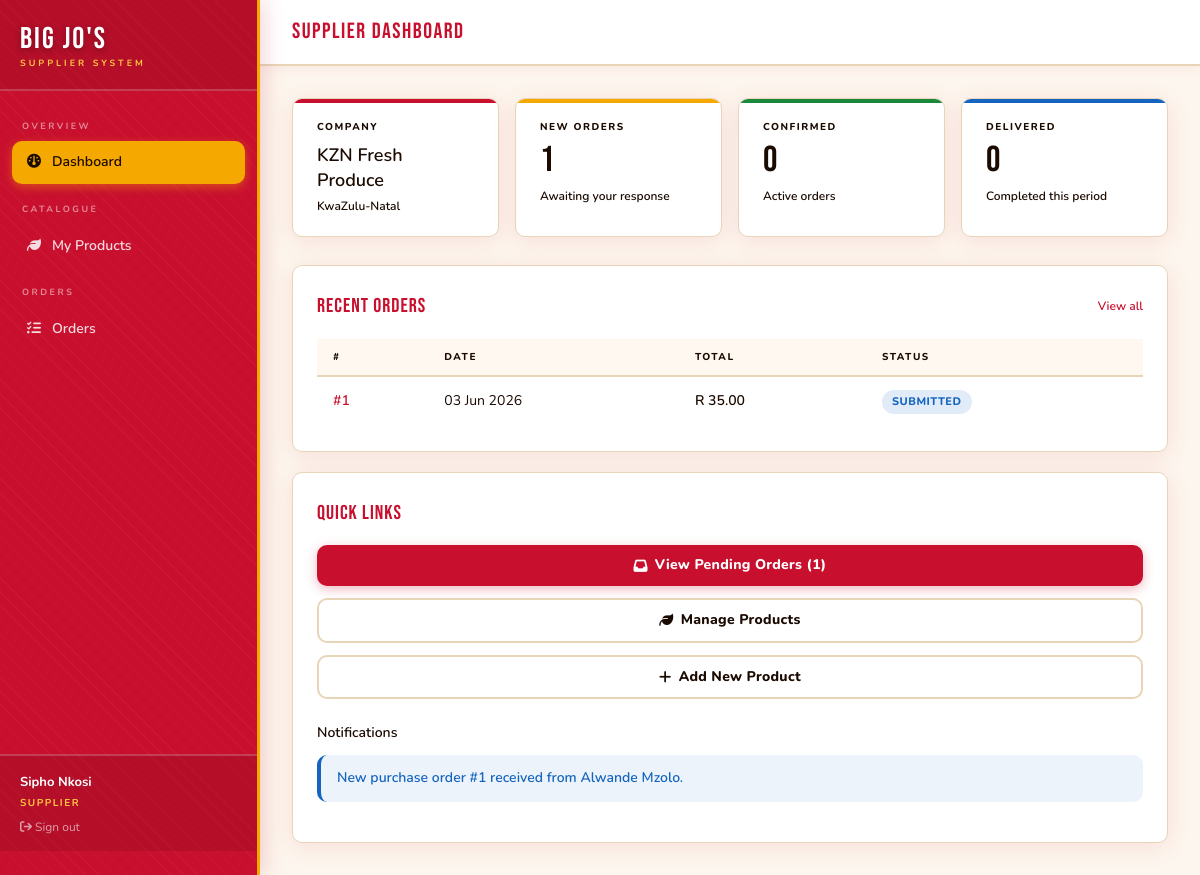
/supplier/dashboard (signed in), run on the app's committed database.
### app/models/__init__.py (models this page shows, shortened)
class User(UserMixin, db.Model):
    __tablename__ = 'user'
    id = db.Column(db.Integer, primary_key=True)
    name = db.Column(db.String(120), nullable=False)
    email = db.Column(db.String(120), unique=True, nullable=False)
    password_hash = db.Column(db.String(256), nullable=False)
    role = db.Column(db.String(20), nullable=False)  # manager / supplier / admin
    phone = db.Column(db.String(20))
    created_at = db.Column(db.DateTime, default=utc_now)
    supplier_profile = db.relationship('Supplier', backref='user', uselist=False)
    notifications = db.relationship('Notification', backref='user', lazy='dynamic')

class Supplier(db.Model):
    __tablename__ = 'supplier'
    id = db.Column(db.Integer, primary_key=True)
    user_id = db.Column(db.Integer, db.ForeignKey('user.id'), unique=True)
    company_name = db.Column(db.String(120), nullable=False)
    region = db.Column(db.String(100))
    rating = db.Column(db.Float, default=3.0)
    bank_details = db.Column(db.String(200))
    products = db.relationship('Product', backref='supplier', lazy='dynamic')
    orders = db.relationship('PurchaseOrder', backref='supplier', lazy='dynamic')

class PurchaseOrder(db.Model):
    __tablename__ = 'purchase_order'
    id = db.Column(db.Integer, primary_key=True)
    manager_id = db.Column(db.Integer, db.ForeignKey('user.id'), nullable=False)
    supplier_id = db.Column(db.Integer, db.ForeignKey('supplier.id'), nullable=False)
    order_date = db.Column(db.DateTime, default=utc_now)
    delivery_date = db.Column(db.DateTime)
    status = db.Column(db.String(30), default='Pending')
    total_amount = db.Column(db.Float, default=0)
    notes = db.Column(db.Text)
    manager = db.relationship('User', backref='orders_placed', foreign_keys=[manager_id])
    lines = db.relationship('OrderLine', backref='order', lazy='dynamic', cascade='all, delete-orphan')
    payment = db.relationship('Payment', backref='order', uselist=False)

class Notification(db.Model):
    __tablename__ = 'notification'
    id = db.Column(db.Integer, primary_key=True)
    user_id = db.Column(db.Integer, db.ForeignKey('user.id'), nullable=False)
    message = db.Column(db.Text, nullable=False)
    type = db.Column(db.String(30), default='info')  # info / warning / success / danger
    is_read = db.Column(db.Boolean, default=False)
    sent_at = db.Column(db.DateTime, default=utc_now)

### app/supplier/__init__.py (the view)
@bp.route('/dashboard')
@supplier_required
def dashboard():
    supplier = get_supplier()
    pending = PurchaseOrder.query.filter_by(
        supplier_id=supplier.id, status='Submitted').count()
    confirmed = PurchaseOrder.query.filter_by(
        supplier_id=supplier.id, status='Confirmed').count()
    delivered = PurchaseOrder.query.filter_by(
        supplier_id=supplier.id, status='Delivered').count()
    recent_orders = PurchaseOrder.query.filter_by(
        supplier_id=supplier.id).order_by(
        PurchaseOrder.order_date.desc()).limit(5).all()
    notifications = Notification.query.filter_by(
        user_id=current_user.id, is_read=False).order_by(
        Notification.sent_at.desc()).limit(5).all()
    return render_template('supplier/dashboard.html',
                           supplier=supplier,
                           pending=pending,
                           confirmed=confirmed,
                           delivered=delivered,
                           recent_orders=recent_orders,
                           notifications=notifications)

### app/templates/supplier/dashboard.html (shortened to what this page needs)
{% extends 'shared/dashboard_layout.html' %}
{% block page_title %}Supplier Dashboard{% endblock %}
{% block content %}
<div class="stat-grid">
  <div class="stat-card">
    <div class="stat-label">Company</div>
    <div class="mt-2 text-lg font-semibold leading-snug text-ink">{{ supplier.company_name }}</div>
    <div class="stat-sub mt-1">{{ supplier.region or 'Region not set' }}</div>
  </div>
  <div class="stat-card gold">
    <div class="stat-label">New Orders</div>
    <div class="stat-value">{{ pending }}</div>
    <div class="stat-sub">Awaiting your response</div>
  </div>
  <div class="stat-card green">
    <div class="stat-label">Confirmed</div>
    <div class="stat-value">{{ confirmed }}</div>
    <div class="stat-sub">Active orders</div>
  </div>
  <div class="stat-card blue">
    <div class="stat-label">Delivered</div>
    <div class="stat-value">{{ delivered }}</div>
    <div class="stat-sub">Completed this period</div>
  </div>
</div>
<div class="grid gap-5 xl:grid-cols-2">
  <div class="card">
    <div class="mb-4 flex items-center justify-between">
      <div class="card-title mb-0">Recent Orders</div>
      <a href="{{ url_for('supplier.orders') }}"
         class="text-xs font-semibold text-brand transition hover:text-brand2">View all</a>
    </div>
    {% if recent_orders %}
    <div class="table-wrap">
      <table>
        <thead>
          <tr>
            <th>#</th>
            <th>Date</th>
            <th>Total</th>
            <th>Status</th>
          </tr>
        </thead>
        <tbody>
          {% for order in recent_orders %}
          <tr>
            <td>
              <a href="{{ url_for('supplier.order_detail', order_id=order.id) }}"
                 class="font-semibold text-brand hover:text-brand2">#{{ order.id }}</a>
            </td>
            <td>{{ order.order_date.strftime('%d %b %Y') }}</td>
            <td class="font-semibold">R {{ "%.2f"|format(order.total_amount) }}</td>
            <td><span class="pill pill-{{ order.status|lower }}">{{ order.status }}</span></td>
          </tr>
          {% endfor %}
        </tbody>
      </table>
    </div>
    {% else %}
    <div class="empty-state">
      <div class="text-5xl opacity-50 mb-3"><i class="fa-regular fa-clipboard"></i></div>
      <p>No orders yet</p>
    </div>
    {% endif %}
  </div>
  <div class="card">
    <div class="card-title">Quick Links</div>
    <div class="flex flex-col gap-3">
      <a href="{{ url_for('supplier.orders', status='Submitted') }}" class="btn btn-primary justify-center">
        <i class="fa-solid fa-inbox"></i> View Pending Orders ({{ pending }})
      </a>
      <a href="{{ url_for('supplier.products') }}" class="btn btn-outline justify-center">
        <i class="fa-solid fa-leaf"></i> Manage Products
      </a>
      <a href="{{ url_for('supplier.new_product') }}" class="btn btn-outline justify-center">
        <i class="fa-solid fa-plus"></i> Add New Product
      </a>
    </div>
    {% if notifications %}
    <div class="mt-6">
      <div class="mb-3 text-sm font-semibold text-ink">Notifications</div>
      {% for n in notifications %}
      <div class="alert alert-{{ n.type }}">{{ n.message }}</div>
      {% endfor %}
    </div>
    {% endif %}
  </div>
</div>
{% endblock %}

### app/templates/shared/dashboard_layout.html (shortened to what this page needs)
{% extends 'base.html' %}
{% block body %}
<div class="flex min-h-screen bg-cream">
  <aside id="sidebar"
         class="fixed inset-y-0 left-0 z-50 flex w-[260px] -translate-x-full flex-col overflow-y-auto
                border-r-[3px] border-gold bg-brand pb-6
                shadow-[4px_0_20px_rgba(200,16,46,.18)] transition-transform duration-200 md:translate-x-0"
         style="background-image:repeating-linear-gradient(45deg,rgba(255,255,255,.03) 0px,rgba(255,255,255,.03) 1px,transparent 1px,transparent 10px)">
    <div class="border-b-2 border-white/20 bg-black/10 px-5 pb-[18px] pt-6">
      <div class="font-display text-[30px] leading-none tracking-[2px] text-white"
           style="text-shadow:0 2px 6px rgba(0,0,0,.3)">Big Jo's</div>
      <div class="mt-0.5 text-[9px] font-bold uppercase tracking-[3px] text-gold2">Supplier System</div>
    </div>
    <nav class="flex-1 space-y-0.5 px-3 py-4">
      {% if current_user.role in ('manager','admin') %}
      <div class="px-2.5 pb-1.5 pt-3 text-[9px] font-bold uppercase tracking-[2.5px] text-white/50">Overview</div>
      <a href="{{ url_for('manager.dashboard') }}"
         class="flex items-center gap-2.5 rounded-[10px] px-3.5 py-2.5 text-[14px] font-semibold transition-all duration-[180ms]
                {% if request.endpoint == 'manager.dashboard' %}bg-gold text-ink shadow-[0_3px_10px_rgba(245,168,0,.4)]
                {% else %}text-white/85 hover:bg-white/20 hover:text-white hover:translate-x-[3px]{% endif %}">
        <span class="w-4 text-center"><i class="fa-solid fa-gauge"></i></span> Dashboard
      </a>
      <div class="px-2.5 pb-1.5 pt-4 text-[9px] font-bold uppercase tracking-[2.5px] text-white/50">Procurement</div>
      <a href="{{ url_for('manager.suppliers') }}"
         class="flex items-center gap-2.5 rounded-[10px] px-3.5 py-2.5 text-[14px] font-semibold transition-all duration-[180ms]
                {% if 'suppliers' in request.endpoint %}bg-gold text-ink shadow-[0_3px_10px_rgba(245,168,0,.4)]
                {% else %}text-white/85 hover:bg-white/20 hover:text-white hover:translate-x-[3px]{% endif %}">
        <span class="w-4 text-center"><i class="fa-solid fa-truck"></i></span> Suppliers
      </a>
      <a href="{{ url_for('manager.orders') }}"
         class="flex items-center gap-2.5 rounded-[10px] px-3.5 py-2.5 text-[14px] font-semibold transition-all duration-[180ms]
                {% if 'orders' in request.endpoint %}bg-gold text-ink shadow-[0_3px_10px_rgba(245,168,0,.4)]
                {% else %}text-white/85 hover:bg-white/20 hover:text-white hover:translate-x-[3px]{% endif %}">
        <span class="w-4 text-center"><i class="fa-solid fa-file-invoice"></i></span> Purchase Orders
      </a>
      <a href="{{ url_for('manager.inventory') }}"
         class="flex items-center gap-2.5 rounded-[10px] px-3.5 py-2.5 text-[14px] font-semibold transition-all duration-[180ms]
                {% if 'inventory' in request.endpoint %}bg-gold text-ink shadow-[0_3px_10px_rgba(245,168,0,.4)]
                {% else %}text-white/85 hover:bg-white/20 hover:text-white hover:translate-x-[3px]{% endif %}">
        <span class="w-4 text-center"><i class="fa-solid fa-boxes-stacked"></i></span> Inventory
      </a>
      <div class="px-2.5 pb-1.5 pt-4 text-[9px] font-bold uppercase tracking-[2.5px] text-white/50">Finance</div>
      <a href="{{ url_for('manager.reports') }}"
         class="flex items-center gap-2.5 rounded-[10px] px-3.5 py-2.5 text-[14px] font-semibold transition-all duration-[180ms]
                {% if 'reports' in request.endpoint %}bg-gold text-ink shadow-[0_3px_10px_rgba(245,168,0,.4)]
                {% else %}text-white/85 hover:bg-white/20 hover:text-white hover:translate-x-[3px]{% endif %}">
        <span class="w-4 text-center"><i class="fa-solid fa-chart-line"></i></span> Reports
      </a>
      <a href="{{ url_for('manager.notifications') }}"
         class="flex items-center gap-2.5 rounded-[10px] px-3.5 py-2.5 text-[14px] font-semibold transition-all duration-[180ms]
                {% if 'notifications' in request.endpoint %}bg-gold text-ink shadow-[0_3px_10px_rgba(245,168,0,.4)]
                {% else %}text-white/85 hover:bg-white/20 hover:text-white hover:translate-x-[3px]{% endif %}">
        <span class="w-4 text-center"><i class="fa-solid fa-bell"></i></span> Notifications
      </a>
      {% elif current_user.role == 'supplier' %}
      <div class="px-2.5 pb-1.5 pt-3 text-[9px] font-bold uppercase tracking-[2.5px] text-white/50">Overview</div>
      <a href="{{ url_for('supplier.dashboard') }}"
         class="flex items-center gap-2.5 rounded-[10px] px-3.5 py-2.5 text-[14px] font-semibold transition-all duration-[180ms]
                {% if request.endpoint == 'supplier.dashboard' %}bg-gold text-ink shadow-[0_3px_10px_rgba(245,168,0,.4)]
                {% else %}text-white/85 hover:bg-white/20 hover:text-white hover:translate-x-[3px]{% endif %}">
        <span class="w-4 text-center"><i class="fa-solid fa-gauge"></i></span> Dashboard
      </a>
      <div class="px-2.5 pb-1.5 pt-4 text-[9px] font-bold uppercase tracking-[2.5px] text-white/50">Catalogue</div>
      <a href="{{ url_for('supplier.products') }}"
         class="flex items-center gap-2.5 rounded-[10px] px-3.5 py-2.5 text-[14px] font-semibold transition-all duration-[180ms]
                {% if 'products' in request.endpoint %}bg-gold text-ink shadow-[0_3px_10px_rgba(245,168,0,.4)]
                {% else %}text-white/85 hover:bg-white/20 hover:text-white hover:translate-x-[3px]{% endif %}">
        <span class="w-4 text-center"><i class="fa-solid fa-leaf"></i></span> My Products
      </a>
      <div class="px-2.5 pb-1.5 pt-4 text-[9px] font-bold uppercase tracking-[2.5px] text-white/50">Orders</div>
      <a href="{{ url_for('supplier.orders') }}"
         class="flex items-center gap-2.5 rounded-[10px] px-3.5 py-2.5 text-[14px] font-semibold transition-all duration-[180ms]
                {% if 'orders' in request.endpoint %}bg-gold text-ink shadow-[0_3px_10px_rgba(245,168,0,.4)]
                {% else %}text-white/85 hover:bg-white/20 hover:text-white hover:translate-x-[3px]{% endif %}">
        <span class="w-4 text-center"><i class="fa-solid fa-list-check"></i></span> Orders
      </a>
      {% endif %}
    </nav>
    <div class="border-t-2 border-white/20 bg-black/10 px-5 py-4 text-[13px]">
      <div class="font-bold text-white">{{ current_user.name }}</div>
      <div class="mt-0.5 text-[10px] font-bold uppercase tracking-[1.5px] text-gold2">{{ current_user.role }}</div>
      <a href="{{ url_for('auth.logout') }}" class="mt-2 block text-xs text-white/60 transition hover:text-white">
        <i class="fa-solid fa-arrow-right-from-bracket"></i> Sign out
      </a>
    </div>
  </aside>
  <div class="flex min-h-screen w-full flex-col md:ml-[260px]">
    <header class="sticky top-0 z-40 flex items-center justify-between border-b-2 border-warm
                   bg-white px-4 py-3.5 shadow-[0_2px_12px_rgba(200,16,46,.07)] md:px-8">
      <div class="flex items-center gap-3">
        <span class="font-display text-[22px] tracking-[1.5px] text-brand">
          {% block page_title %}{% endblock %}
        </span>
      </div>
        {% set unread = current_user.notifications.filter_by(is_read=False).count() %}
    </header>
    <main class="flex-1 p-8">
      {% block content %}{% endblock %}
    </main>
  </div>
</div>
{% endblock %}

### data on the page
User: name "Sipho Nkosi", role "SUPPLIER"
Supplier: company_name "KZN Fresh Produce", region "KwaZulu-Natal"
PurchaseOrder: id "1", order_date "03 Jun 2026", total_amount "35.00", status "SUBMITTED"
Notification: message "New purchase order #1 received from Alwande Mzolo."

### other printed values
{{ pending }} "1"
{{ confirmed }} "0"
{{ delivered }} "0"
